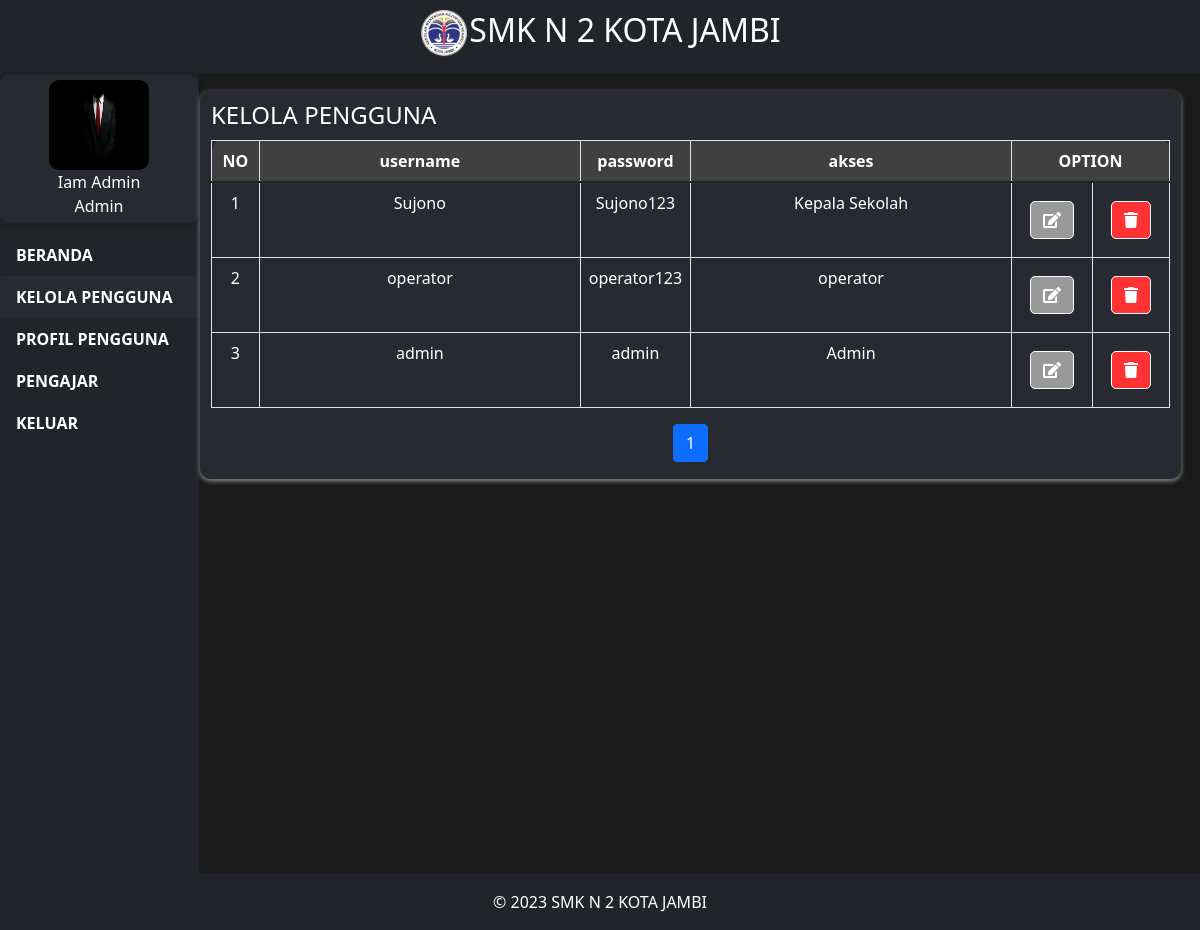
The page /dashboard/pages/kelola_pengguna.php (signed in) on the database its author committed.
### tables this page shows
CREATE TABLE `profil_user` (
  `id_profil_user` int(11) NOT NULL,
  `foto` varchar(150) NOT NULL,
  `nama` varchar(30) NOT NULL,
  `nip` int(30) NOT NULL,
  `jenis_kelamin` varchar(30) NOT NULL,
  `tgl_lahir` varchar(30) NOT NULL,
  `alamat` varchar(30) NOT NULL,
  `pendidikan` varchar(30) NOT NULL,
  `golongan` varchar(30) NOT NULL,
  `jabatan` varchar(30) NOT NULL,
  `telepon` int(30) NOT NULL,
  `user` int(30) NOT NULL
);

CREATE TABLE `user` (
  `id_user` int(11) NOT NULL,
  `username` varchar(30) NOT NULL,
  `password` varchar(30) NOT NULL,
  `akses` varchar(30) NOT NULL
);

### dashboard/pages/kelola_pengguna.php (the view, shortened to what this page needs)
<?php
include "../../db/koneksi.php";
$activePage = 'kelolaPengguna';
include "../layout/header.php";
?>
<div id="all-content" class="container-fluid">
	<div class="row" style="margin-top: -0px;">
		<div class="col-lg-2">
			<?php include "../layout/side_menu.php" ?>
		</div>
		<div class="col-lg-10 py-3" style="margin-left: -10px;">
			<div class="container-1">
				<h4 class="text-1" style="margin:10px;"> KELOLA PENGGUNA</h4>
				<div id="tableContainer" style="margin: 10px;">
					<table class="table table-bordered">
						<thead>
							<tr>
								<th class="text-center text-1 " style="width:5%;background-color: #404040; color:white;border-radius: 10px 0 0 0 ;">NO</th>
								<th class="text-center text-1" style="background-color: #404040; color:white;">username</th>
								<th class="text-center text-1" style="width:5%;background-color: #404040; color:white;">password</th>
								<th class="text-center text-1" style="background-color: #404040; color:white;">akses</th>
								<th class="text-center text-1" style="width: 10%;background-color: #404040; color:white;border-radius: 0 10px 0 0 ;" colspan="2">OPTION</th>
							</tr>
						</thead>
						<tbody>
							<?php
							$batas = 10;
							$halaman = @$_GET['halaman'];
							if (empty($halaman)) {
								$posisi     = 0;
								$halaman    = 1;
							} else {
								$posisi = ($halaman - 1) * $batas;
							}
							if ($posisi != 0) {
								$no = $posisi;
							} else {
								$no = 1;
							}
							$queryDataUser = mysqli_query($konek, "SELECT * FROM user limit $posisi,$batas");
							while ($dataUsers = mysqli_fetch_array($queryDataUser)) {
							?>
								<tr>
									<td class="text-center text-1"><?php echo $no; ?></td>
									<td class="text-center text-1">
										<?php echo $dataUsers['username']; ?>
									</td>
									<td class="text-center text-1" style="widtd:5%;"><?php echo $dataUsers['password']; ?></td>
									<td class="text-center text-1"><?php echo $dataUsers['akses']; ?></td>
									<td class="text-center text-1" style="width:5%;">
										<form class="form-container" style="margin:10px" autocomplete="false">
											<a href="edit/pengguna?id_user=<?PHP echo $dataUsers['id_user'] ?>" type="submit" class="btn" style=" border-color: white;border-radius: 5px; background-color: #999999;"><i class="fas fa-edit" style="color:white;"></i></a>
										</form>
									</td>
									<td class="text-center" style="width:5%;">
										<form action="prosses.php?tipe=hapus_pengguna" method="post" class="form-container" style="margin:10px" autocomplete="false">
											<button class="btn" type="submit" style=" border-color: white;border-radius: 5px; background-color: #ff3333;"><i class="fas fa-trash" style="color:white;"></i> </button>
										</form>
									</td>
								</tr>
							<?php $no++;
							}
							?>
						</tbody>
					</table>
					<?php
					$query2 = mysqli_query($konek, "SELECT * FROM user");
					$jumlahdata = mysqli_num_rows($query2);
					$jumlahhalaman = ceil($jumlahdata / $batas);
					?>
					<nav>
						<ul class="pagination justify-content-center">
							<?php
							for ($i = 1; $i <= $jumlahhalaman; $i++) {
								if ($i != $halaman) {
									echo "<li class='page-item'><a class='page-link' href='kelola-pengguna?halaman=$i'>$i</a></li>";
								} else {
									echo "<li class='page-item active'><a class='page-link' href='#'>$i</a></li>";
								}
							}
							?>
						</ul>
					</nav>
				</div>
			</div>
		</div>
	</div>
</div>
<?php
include "../layout/footer.php" ?>

### dashboard/layout/side_menu.php (shortened to what this page needs)
<div id="side-menu" class="side-menu" style=" height: 100%; width:200px; margin-left: -10px; border-radius:0px; background-color:#212529; ">
  <div class="postcard text-center" style="flex-direction: column;width:100%; margin-bottom: 10px; text-align:center; background-color:#272b31; border-color: #212529;">
    <?php
    $queryDataProfilUser = mysqli_query($konek, "SELECT * FROM profil_user WHERE user=" . $_SESSION['id_user']);
    $nama = '';
    $foto = '';
    if (mysqli_num_rows($queryDataProfilUser) == 1) {
      while ($DataProfilUser = mysqli_fetch_array($queryDataProfilUser)) {
        $nama = $DataProfilUser['nama'];
        $foto = $DataProfilUser['foto'];
      }
    }
    ?>
    <?php if ($foto != '') { ?>
      <img src="http://localhost/smkn2kotajambi/assets/images/guru/<?php echo $foto; ?>" alt="Gambar Postcard" style="width:100px;height:100px;display: inline-block;margin: 0 auto;">
    <?php } else { ?>
      <img src="http://localhost/smkn2kotajambi/assets/images/profil.png" alt="Gambar Postcard" style="width:100px;height:100px;display: inline-block;margin: 0 auto;">
    <?php } ?>
    <div>
      <span>
        <?php
        if ($nama != '') {
          echo $nama;
        } else {
          echo "Unknown";
        }
        ?>
      </span>
      <br />
      <span><?php echo $_SESSION['akses']; ?></span>
    </div>
  </div>
  <a href="/smkn2kotajambi/dashboard" <?php if ($activePage == 'dashboard') {
                                        echo 'class=" btn nav-link active-cs"';
                                      } else {
                                        echo 'class=" btn nav-link"';
                                      } ?> style="font-weight:600; color:white; text-align: left;">BERANDA</a>
  <?php
  if ($_SESSION['akses'] == 'Admin') { ?>
    <a href="/smkn2kotajambi/kelola-pengguna" <?php if ($activePage == 'kelolaPengguna') {
                                                echo 'class=" btn nav-link active-cs"';
                                              } else {
                                                echo 'class=" btn nav-link"';
                                              } ?> style="font-weight:600; color:white;text-align: left;">KELOLA PENGGUNA</a>
  <?php
  }
  ?>
  <a href="/smkn2kotajambi/profil-pengguna" <?php if ($activePage == 'profilPengguna') {
                                              echo 'class=" btn nav-link active-cs"';
                                            } else {
                                              echo 'class=" btn nav-link"';
                                            } ?> style="font-weight:600; color:white;text-align: left;">PROFIL PENGGUNA</a>
  <a id="menu-pengajar" <?php if ($activePage == 'pengajar' && $activePagechild != '') {
                          echo 'class=" btn nav-link active"';
                        } else {
                          echo 'class=" btn nav-link"';
                        } ?> style="font-weight:600; color:white;text-align: left;">PENGAJAR</a>
  <a class=" btn nav-link" href="http://localhost/smkn2kotajambi/logout.php?id=<?PHP echo $_SESSION['id_user']; ?>" style="font-weight:600; color:white;text-align: left;">KELUAR</a>
</div>

### assets/css/styles.css (style rules this page uses)
body { height: 100%; text-align:left; display:grid; grid-template-rows: auto 1fr auto; min-height:100vh; background-color: #1a1a1a; color: white; }
* { margin: 0; padding: 0; }
.row { margin-right: -15px; margin-left: -15px; }
.child-table, th { vertical-align: top; border-top: 1px solid #ccc; padding:10px; width:100px; }
.postcard { display: flex; align-items: center; width: 500px; height: 150px; border: 1px solid #ccc; border-radius: 10px; padding: 5px; box-shadow: 0 0 5px rgba(0, 0, 0, 0.3); background-color: #ffffff; }
.postcard img { width: 100px; height: 100px; height: auto; border-radius: 10px; margin-bottom: 10px; }
.container-1 { background-color: #272b31; border-radius: 10px; border: 1px solid #272b31; box-shadow: 0 2px 5px rgba(255, 255, 255,0.5); }
.text-1 { color: white; }
.active-cs { background-color: #272b31; }

### rows shown on the page
profil_user: foto (picture), nama "Iam Admin"
user: username "Sujono", password "Sujono123", akses "Kepala Sekolah"
user: username "operator", password "operator123", akses "operator"
user: username "admin", password "admin", akses "Admin"

### other values the page prints
$_SESSION['akses'] "Admin"
